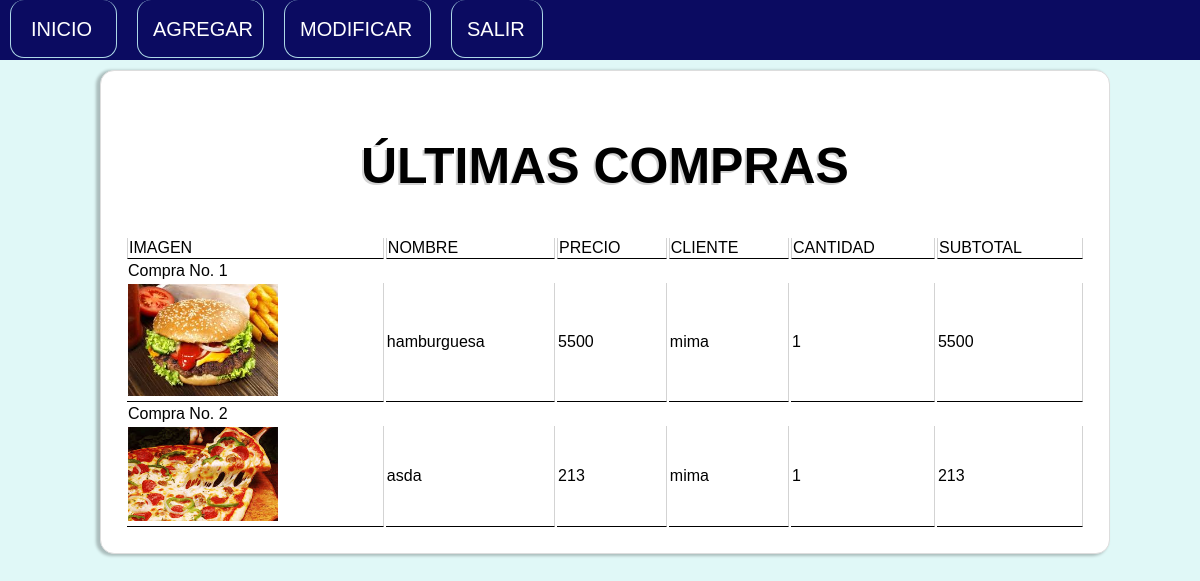
The page /admin.php (signed in) on the database its author committed.
### tables this page shows
CREATE TABLE `compras` (
  `Id` int(11) NOT NULL,
  `Cliente` text NOT NULL,
  `numeroventa` int(11) NOT NULL,
  `nombre` text NOT NULL,
  `imagen` text NOT NULL,
  `precio` text NOT NULL,
  `cantidad` text NOT NULL,
  `subtotal` text NOT NULL
);

### admin.php (the view, shortened to what this page needs)
<?php
	include "conexion.php";
?>
<!DOCTYPE html>
<html lang="es">
<head>
	<link rel="stylesheet" type="text/css" href="./css/estiloAdm.css">
</head>
<body>
	<header>
		<a id="inicio" href="index.php">Inicio</a>
		<a id="agregar" href="admin/agregarproducto.php" >Agregar</a>
		<a id="modificar" href="admin/modificar.php">Modificar</a>
		<a id="cerrar" href="./login/cerrar.php">Salir</a>
	</header>
	<section>
	<center><h1 id="titulo">ÚLTIMAS COMPRAS</h1></center>
	<table border="0px" width="100%">
		<tr id="titles">
			<td>IMAGEN</td>
			<td>NOMBRE</td>
			<td>PRECIO</td>
			<td>CLIENTE</td>
			<td>CANTIDAD</td>
			<td>SUBTOTAL</td>
		</tr>
		<?php
			$re=mysqli_query($obj_conexion,"select * from compras");
			$numeroventa=0;
			while ($f=mysqli_fetch_array($re)) {
					if($numeroventa	!=$f['numeroventa']){
						echo '<tr><td>Compra No. '.$f['numeroventa'].' </td></tr>';
					}
					$numeroventa=$f['numeroventa'];
					echo '<tr id="opc1">
						<td><img src="./productos/'.$f['imagen'].'" width="150px" heigth="15px" /></td>
						<td>'.$f['nombre'].'</td>
						<td>'.$f['precio'].'</td>
						<td>'.$f['Cliente'].'</td>
						<td>'.$f['cantidad'].'</td>
						<td>'.$f['subtotal'].'</td>
					</tr>';
			}
		?>
	</table>
	</section>
</body>
</html>

### css/estiloAdm.css (style rules this page uses)
body { font-family: 'Arial'; background-color: #E0F8F7; padding: 0px; margin: 0px; }
a { text-decoration: none; color: white; font-size: 20px; text-transform: uppercase; border-bottom: 1px solid lightblue; border-right: 1px solid lightblue; border-left: 1px solid lightblue; border-radius: 14px; }
h1 { font-size: 30px; }
header { width: 100%; height: 60px; background-color: #0B0B61; color:white; }
header a { width: 50px; margin-left: none; display: inline-block; float: left; }
section { background-color: #FFF; width: 80%; border: 1px solid #DDD; border-radius: 14px; padding: 2%; margin: 10px 100px 10px 100px; box-shadow: -3px 1px 3px 1px rgba(0,0,0,0.24); }
#titles td { border-bottom: 1px solid; border-left: 1px solid lightgray; border-right: 1px solid lightgray; }
#opc1 td { border-bottom: 1px solid; border-right: 1px solid lightgray; }
#inicio { width: 60px; padding-left: 20px; padding-right: 25px; padding-top: 18px; padding-bottom: 16px; margin: 0 10px 0 10px; }
#agregar { width: 110px; padding-left: 15px; padding-top: 18px; padding-bottom: 16px; margin: 0 10px 0 10px; }
#modificar { width: 115px; padding-left: 15px; padding-right: 15px; padding-top: 18px; padding-bottom: 16px; margin: 0 10px 0 10px; }
#cerrar { width: 60px; padding-left: 15px; padding-right: 15px; padding-top: 18px; padding-bottom: 16px; margin: 0 10px 0 10px; }
#titulo { font-size: 50px; text-shadow: -2px 2px lightgray; }

### rows shown on the page
compras: numeroventa "1", imagen (picture), nombre "hamburguesa", precio "5500", Cliente "mima", cantidad "1", subtotal "5500"
compras: numeroventa "2", imagen (picture), nombre "asda", precio "213", Cliente "mima", cantidad "1", subtotal "213"
